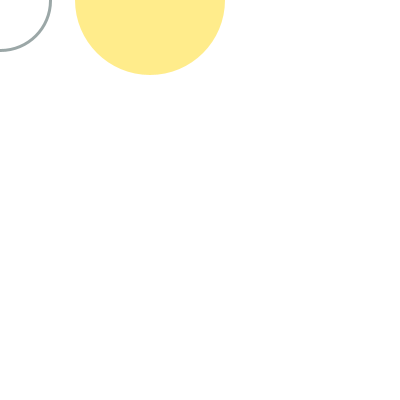
Frame 1 (no input)
Frame 60 (the mouse pressed at the canvas centre just before this capture): identical to frame 1, image omitted
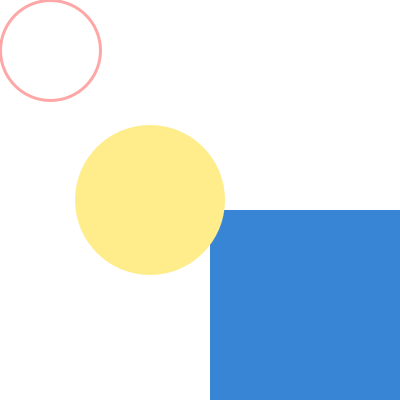
Frame 120 (the mouse held since frame 60 and released just before this capture)

The Processing sketch that drew these frames (run headless with seeded random() and noise(); from frame 60 on, the mouse is pressed at the canvas centre):

// Processing sketch: processing_135660
// ── processing_135660.pde

void setup(){
size(400,400);
smooth();
noStroke();
}
void draw(){
background(255);
noStroke();
  fill(0,mouseX/2,mouseY,mouseX);
  rect(mouseX+10,mouseX+10,mouseX+5,mouseX+5);
  noStroke();
  fill(255,236,139);
  ellipse(150,mouseY,150,150);
  noFill();
  strokeWeight(3);
  stroke(mouseX*2,30,30,100);
  ellipse(mouseX/4,mouseY/4,100,100);
 
}
